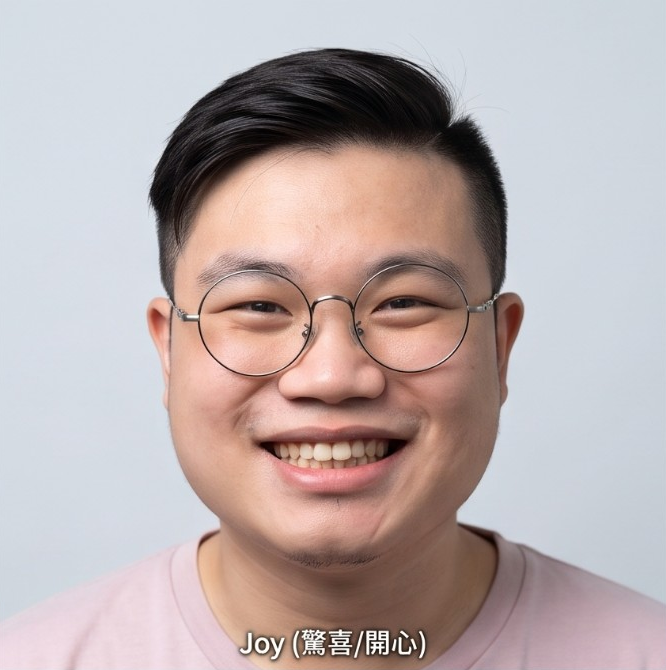
#> input picture tools/src/joy.png, 666 x 670 px
$ python measure.py
#> lines starting #> are read from the running program, lines starting #| are printed output that depends on the picture
### tools/facekit.py
"""Image helpers for building the portrait frames: background matting, alignment, eye synthesis."""
import numpy as np
import cv2


def load_rgb(path):
#> called with path = 'tools/src/joy.png'
    bgr = cv2.imread(path, cv2.IMREAD_COLOR)
#> bgr is the input picture: shape (670, 666, 3); mean B, G, R 172.2, 172.5, 185.8
    return cv2.cvtColor(bgr, cv2.COLOR_BGR2RGB).astype(np.float32) / 255.0
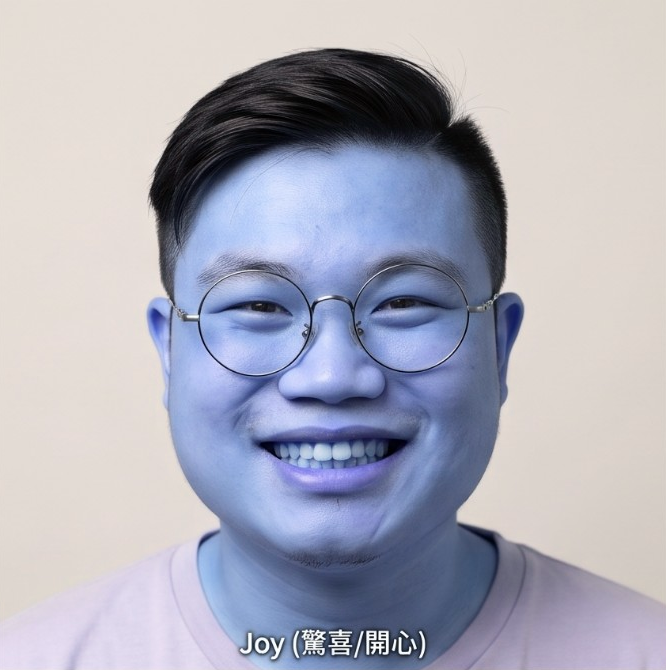
#> returned value: shape (670, 666, 3) float32; mean of channels 0, 1, 2 0.728, 0.676, 0.675; drawn as B, G, R
#> call 2 of load_rgb, with path = 'tools/src/shocked.png'
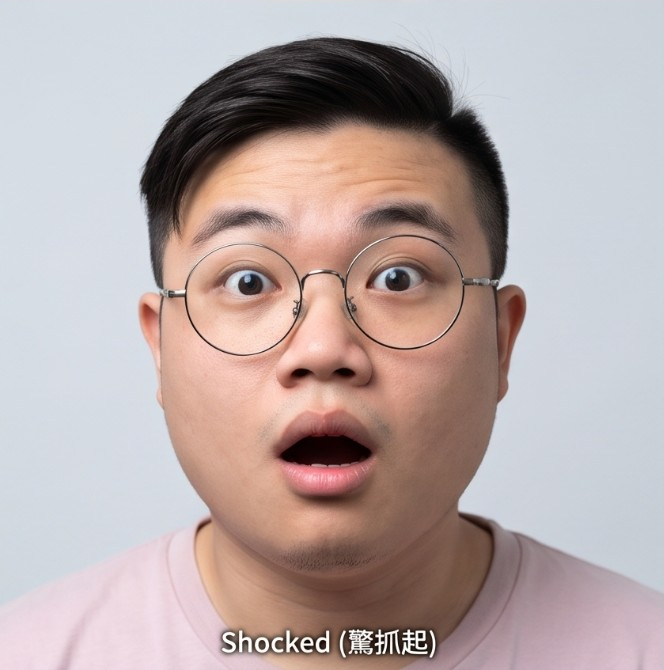
#> input picture tools/src/shocked.png, 664 x 670 px
#> in load_rgb, bgr is the input picture: shape (670, 664, 3); mean B, G, R 168.5, 169.4, 183.8
#> in load_rgb (call 2), `return cv2.cvtColor(bgr, cv2.COLOR_BGR2RGB).astype(np.float32) / 255.0`:
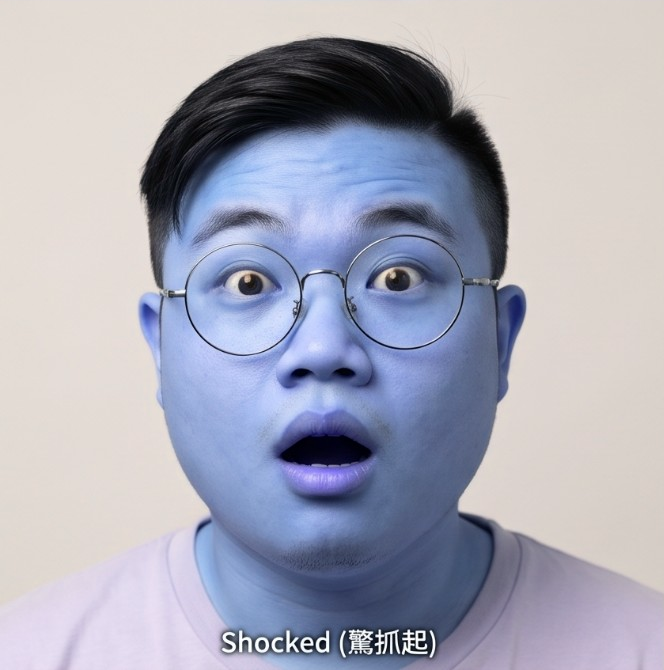
#> returned value: shape (670, 664, 3) float32; mean of channels 0, 1, 2 0.72, 0.664, 0.66; drawn as B, G, R


# [4 lines left out: function save_rgba, not called in this run]


def save_rgb(path, rgb):
    out = (np.clip(rgb, 0, 1) * 255.0 + 0.5).astype(np.uint8)
    cv2.imwrite(path, cv2.cvtColor(out, cv2.COLOR_RGB2BGR))


# [104 lines left out: functions _poly_terms, fit_background, matte, similarity, compose_affine, not called in this run]


def apply_affine(M, pts):
    pts = np.asarray(pts, np.float64)
    return pts @ M[:, :2].T + M[:, 2]


# [16 lines left out: functions warp_rgba, bust_mask, not called in this run]


def on_dark(rgba, col=(12, 12, 12)):
    c = np.array(col, np.float32) / 255
    return rgba[..., :3] * rgba[..., 3:4] + c * (1 - rgba[..., 3:4])

### tools/measure.py
#!/usr/bin/env python3
"""Measure a new pair of faces and write tools/geometry.json, which build_faces.py reads.

Inputs (tools/src): joy.png      the resting face (smiling, narrow eyes)
                    shocked.png  the reaction face (wide-open eyes)
Both are one head on a plain pale backdrop, roughly the same framing.

What it works out:
  - where the eyes are (face landmarks), which fixes the scale and position on the canvas
  - how to lay the reaction face over the resting face: scale, rotation and shift that make the
    hair and ears coincide, so the head does not jump when the pictures swap
  - the iris circle of each eye, and the left and right ends of the resting face's eye slits

Always look at the check images (--debug DIR) afterwards. A circle that misses its iris can be
corrected by hand in geometry.json: every number there is in canvas pixels.

Setup:  pip install mediapipe opencv-python-headless scipy numpy
        apt-get install -y libegl1 libgles2        (mediapipe will not load without them)
The landmark model is downloaded into tools/.cache on first use.
"""
import argparse
import json
import os
import urllib.request

import cv2
import numpy as np
from scipy.optimize import minimize

from facekit import apply_affine, compose_affine, load_rgb, matte, warp_rgba

HERE = os.path.dirname(os.path.abspath(__file__))
MODEL_URL = 'https://storage.googleapis.com/mediapipe-models/face_landmarker/face_landmarker/float16/1/face_landmarker.task'
CW, SCALE, EYE_V = 1024, 1.5, 0.455           # canvas size, source-to-canvas scale, height of the eye line
BUST = dict(cy=700, rx=440, ry=240)           # where the shoulders fade out
LUMW = np.array([0.299, 0.587, 0.114], np.float32)
IRIS = {'R': 468, 'L': 473}                   # R is the subject's right eye, on the left of the picture
CORNERS = {'R': (33, 133), 'L': (362, 263)}
NOSE_TIP = 4


def find_landmarks(rgb, model):
    """478 face landmarks in source pixels (the last ten are the two irises)."""
    import mediapipe as mp
    from mediapipe.tasks import python as mpp
    from mediapipe.tasks.python import vision
    det = vision.FaceLandmarker.create_from_options(vision.FaceLandmarkerOptions(
        base_options=mpp.BaseOptions(model_asset_path=model), num_faces=1))
    h, w, _ = rgb.shape
    big = cv2.resize((rgb * 255).astype(np.uint8), (w * 2, h * 2), interpolation=cv2.INTER_LANCZOS4)
    res = det.detect(mp.Image(image_format=mp.ImageFormat.SRGB, data=np.ascontiguousarray(big)))
    det.close()
    if not res.face_landmarks:
        raise SystemExit('no face found')
    return np.array([[p.x * w, p.y * h] for p in res.face_landmarks[0]])


# [64 lines left out: functions align_outline, fit_iris, check_image, not called in this run]


def main():
    ap = argparse.ArgumentParser()
    ap.add_argument('--out', default=os.path.join(HERE, 'geometry.json'))
    ap.add_argument('--model', default=os.path.join(HERE, '.cache', 'face_landmarker.task'))
    ap.add_argument('--debug', help='folder for the check images')
    args = ap.parse_args()
    if not os.path.exists(args.model):
        os.makedirs(os.path.dirname(args.model), exist_ok=True)
        urllib.request.urlretrieve(MODEL_URL, args.model)

    img = {n: load_rgb(os.path.join(HERE, 'src', n + '.png')) for n in ('joy', 'shocked')}
    lm = {n: find_landmarks(img[n], args.model) for n in img}
    hair_y = {n: float((lm[n][468, 1] + lm[n][473, 1]) / 2 - 18) for n in img}     # the hair outline ends above the ears
    cut = {n: matte(img[n], hair_y_max=hair_y[n])[:2] for n in img}                 # (alpha, colour)

    to_joy, miss = align_outline(cut['joy'][0], cut['shocked'][0], int(lm['joy'][NOSE_TIP, 1] + 10))
    print('outline fit: scale %.4f, mismatch %.0f' % (np.hypot(to_joy[0, 0], to_joy[1, 0]), miss))

    mid = (lm['joy'][468] + lm['joy'][473]) / 2
    t_joy = np.array([[SCALE, 0, CW / 2 - SCALE * mid[0]], [0, SCALE, CW * EYE_V - SCALE * mid[1]]])
    place = {'joy': t_joy, 'shocked': compose_affine(t_joy, to_joy)}
    canvas = {n: warp_rgba(cut[n][1], cut[n][0], place[n], CW)[..., :3] for n in img}
    pts = {n: apply_affine(place[n], lm[n]) for n in img}

    # wide-open eyes first: the whole iris shows, so its radius can be measured. The narrow eyes show
    # only a band of it, so they borrow that radius and only their centre is fitted.
    eyes = {'joy': {}, 'shocked': {}}
    lum = {n: canvas[n] @ LUMW for n in img}
    for tag, i in IRIS.items():
        guess = [*pts['shocked'][i], np.linalg.norm(pts['shocked'][i + 1] - pts['shocked'][i + 3]) / 2]
        circle, score = fit_iris(lum['shocked'], guess, 40)
        eyes['shocked'][tag] = {'iris': [round(v, 1) for v in circle]}
        print('shocked %s iris %s (edge %.2f)' % (tag, eyes['shocked'][tag]['iris'], score))
    radius = float(np.mean([e['iris'][2] for e in eyes['shocked'].values()]))
    for tag, i in IRIS.items():
        circle, score = fit_iris(lum['joy'], [*pts['joy'][i], radius], 20, radius=radius, reach=6.0)
        xs = [pts['joy'][c][0] for c in CORNERS[tag]]
        eyes['joy'][tag] = {'iris': [round(v, 1) for v in circle], 'xa': float(np.floor(min(xs) - 4)), 'xb': float(np.ceil(max(xs) + 4))}
        print('joy %s iris %s (edge %.2f) slit %.0f..%.0f' % (tag, eyes['joy'][tag]['iris'], score, eyes['joy'][tag]['xa'], eyes['joy'][tag]['xb']))

    geo = {
        'canvas': CW, 'scale': SCALE, 'eye_v': EYE_V, 'bust': BUST,
        'joy': {'eye_mid_src': [round(float(v), 2) for v in mid], 'hair_y_max_src': round(hair_y['joy'], 1), 'eyes': eyes['joy']},
        'shocked': {'to_joy': [[round(float(v), 6) for v in row] for row in to_joy],
                    'hair_y_max_src': round(hair_y['shocked'], 1), 'eyes': eyes['shocked']},
    }
    with open(args.out, 'w') as f:
        json.dump(geo, f, indent=2)
    print('wrote', args.out)
    if args.debug:
        os.makedirs(args.debug, exist_ok=True)
        for n in img:
            check_image(canvas[n], eyes[n], os.path.join(args.debug, f'eyes_{n}.png'))
        blend = 0.5 * canvas['joy'] + 0.5 * canvas['shocked']
        cv2.imwrite(os.path.join(args.debug, 'overlay.png'), cv2.cvtColor((np.clip(blend, 0, 1) * 255).astype(np.uint8), cv2.COLOR_RGB2BGR))


if __name__ == '__main__':
    main()
#> (the call stopped at in find_landmarks, `det = vision.FaceLandmarker.create_from_options(vision.FaceLandmarkerO..`: mediapipe is not available in this run)
